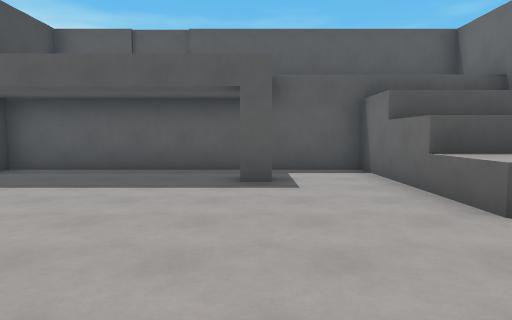
view 1 (above)

12 first-person views from a walk through a Godot game level. The camera is 1.5 m above the floor, tilts 4° down and sees 70° across. The floor is counted in squares, 2 m on a side. Each view is taken from the middle of a square. On the plan, view 1 faces up. The plan holds only what a view shows up to about 11 squares ahead; the rest is blank. The place goes on beyond the plan.

view 2
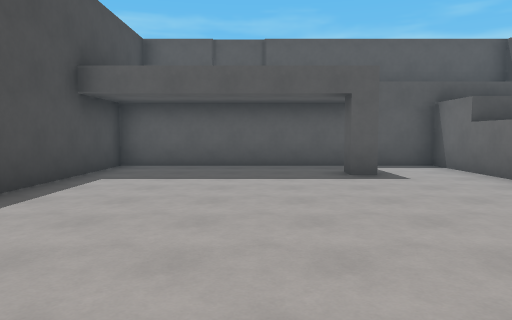

view 3
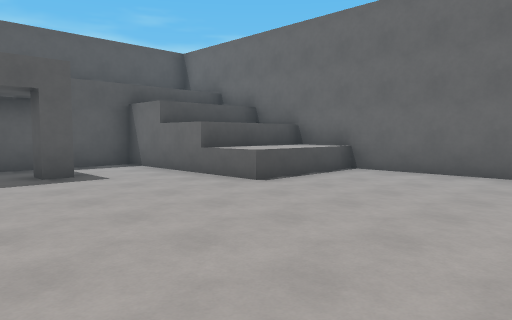

view 4
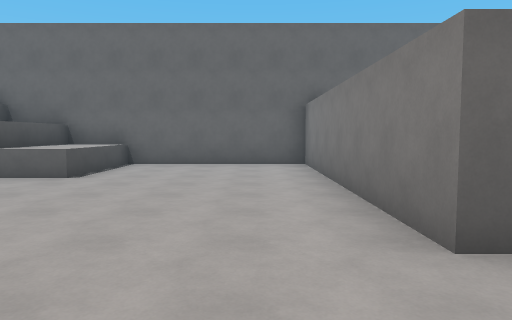

view 5
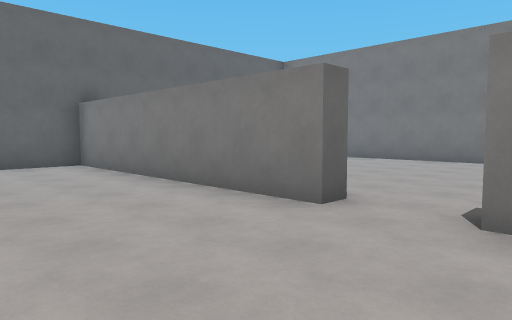

view 6
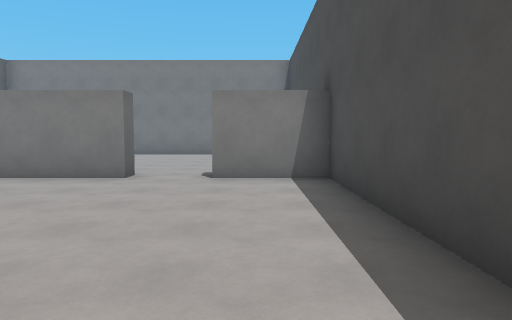

view 7
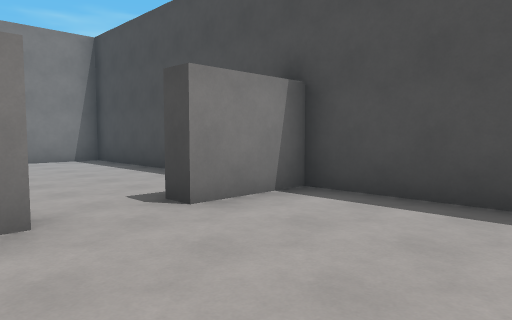

view 8
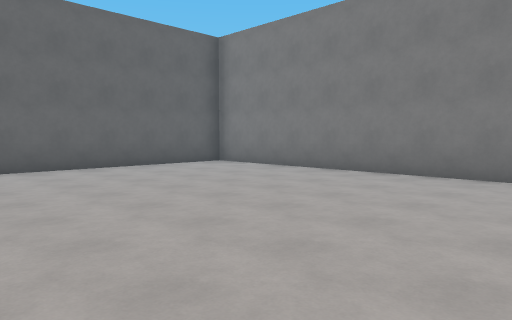

view 9
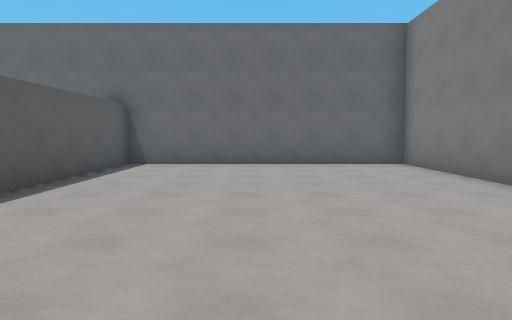

view 10
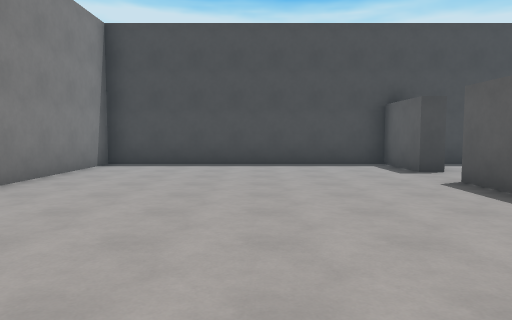

view 11
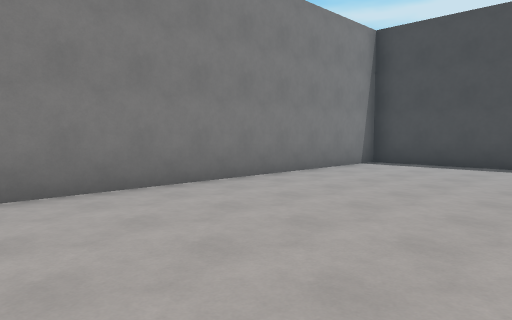

view 12
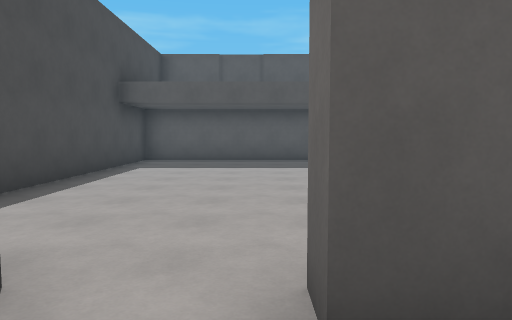

### Floor plan
Ten units are one square. View 1 is at (0, 0); x grows to the right and y downward. Boxes are objects, and circles mark ways between rooms. Rooms are numbered by the first view taken in them; rooms with no view inside come last. Other rooms are left out.
<svg viewBox="-58 -82 117 174">
<path fill="none" stroke="#000" d="M23 -32 23 -77 -53 -77 -53 13 -33 13M4 -57 -2 -57 -2 -62M-18 18 -18 13 52 13 52 -47 22 -47M54 -32 23 -32M-33 13 -33 18 -53 18 -53 87 52 87 52 18 -18 18"/>
<circle cx="-25" cy="20" r="3" fill="#2a7"/>
<text x="0" y="-30">1</text>
<text x="0" y="50">2</text>
</svg>
Room 1 opens to room 2.

Where each view was taken, in squares from view 1:
view 1: 0 up, 0 right, facing up
view 2: 1 down, 2 left, facing up
view 3: 1 down, 2 left, facing up-right
view 4: 0 up, 4 left, facing right
view 5: 2 up, 4 left, facing down-right
view 6: 5 up, 4 left, facing down
view 7: 2 up, 1 left, facing down-left
view 8: 2 down, 3 left, facing down-right
view 9: 5 down, 4 left, facing right
view 10: 5 down, 4 right, facing left
view 11: 4 down, 4 right, facing down-left
view 12: 3 down, 2 left, facing up
